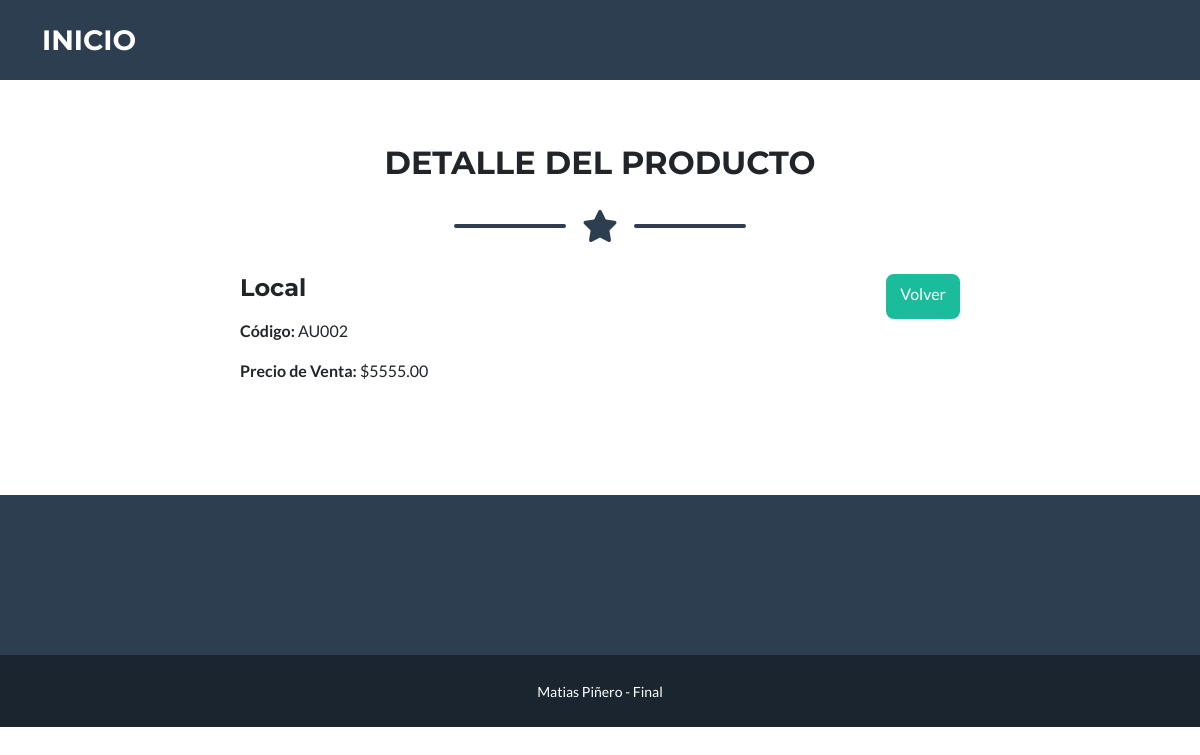
/AppCoder/producto/7/, run on the app's committed database.
### AppCoder/models.py (models this page shows, shortened)
class Producto(models.Model):
    nombre = models.CharField(max_length=100)
    codigo = models.CharField(max_length=50, unique=True)
    precio_venta = models.DecimalField(max_digits=10, decimal_places=2)
    codigo_barras = models.CharField(max_length=50, default=uuid.uuid4().hex)

### AppCoder/views.py (the view)
# urls.py: path('producto/<int:producto_id>/', detalle_producto, name='detalle_producto'),
def detalle_producto(request, producto_id):
    producto = get_object_or_404(Producto, pk=producto_id)
    return render(request, 'AppCoder/detalle_producto.html', {'producto': producto})

### AppCoder/templates/AppCoder/detalle_producto.html (shortened to what this page needs)
{% extends 'AppCoder/base.html' %}
{% block content %}
    <section class="page-section" id="product-details">
        <div class="container">
            <div class="row">
                <div class="col-lg-12 text-center">
                    <h2 class="section-heading text-uppercase">Detalle del Producto</h2>
                    <div class="divider-custom">
                        <div class="divider-custom-line"></div>
                        <div class="divider-custom-icon">
                            <i class="fas fa-star"></i>
                        </div>
                        <div class="divider-custom-line"></div>
                    </div>
                </div>
            </div>
            <div class="row">
                <div class="col-lg-8 mx-auto">
                    <div class="d-flex justify-content-between">
                        <h4 class="mb-3">{{ producto.nombre }}</h4>
                        <a href="{% url 'lista_productos' %}" class="btn btn-primary">Volver</a>
                    </div>
                    <p><strong>Código:</strong> {{ producto.codigo }}</p>
                    <p><strong>Precio de Venta:</strong> ${{ producto.precio_venta }}</p>
                </div>
            </div>
        </div>
    </section>
{% endblock %}

### data on the page
Producto: nombre "Local", codigo "AU002", precio_venta "5555.00"
